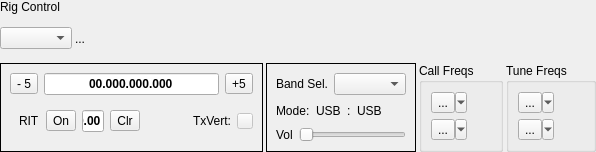
<?xml version="1.0" encoding="UTF-8"?>
<ui version="4.0">
 <class>RigControlFrame</class>
 <widget class="QFrame" name="RigControlFrame">
  <property name="geometry">
   <rect>
    <x>0</x>
    <y>0</y>
    <width>596</width>
    <height>152</height>
   </rect>
  </property>
  <property name="windowTitle">
   <string>Frame</string>
  </property>
  <property name="frameShape">
   <enum>QFrame::NoFrame</enum>
  </property>
  <property name="frameShadow">
   <enum>QFrame::Raised</enum>
  </property>
  <layout class="QVBoxLayout" name="verticalLayout_2">
   <property name="spacing">
    <number>3</number>
   </property>
   <property name="leftMargin">
    <number>0</number>
   </property>
   <property name="topMargin">
    <number>0</number>
   </property>
   <property name="rightMargin">
    <number>0</number>
   </property>
   <property name="bottomMargin">
    <number>0</number>
   </property>
   <item>
    <widget class="QLabel" name="label_3">
     <property name="sizePolicy">
      <sizepolicy hsizetype="Preferred" vsizetype="Fixed">
       <horstretch>0</horstretch>
       <verstretch>0</verstretch>
      </sizepolicy>
     </property>
     <property name="text">
      <string>Rig Control</string>
     </property>
    </widget>
   </item>
   <item>
    <layout class="QHBoxLayout" name="horizontalLayout_13">
     <item>
      <layout class="QHBoxLayout" name="horizontalLayout_11">
       <item>
        <layout class="QHBoxLayout" name="horizontalLayout_6">
         <item>
          <widget class="QComboBox" name="radioNameSel">
           <property name="focusPolicy">
            <enum>Qt::ClickFocus</enum>
           </property>
           <property name="sizeAdjustPolicy">
            <enum>QComboBox::AdjustToContents</enum>
           </property>
          </widget>
         </item>
         <item>
          <widget class="QLabel" name="rigState">
           <property name="text">
            <string>...</string>
           </property>
           <property name="alignment">
            <set>Qt::AlignLeading|Qt::AlignLeft|Qt::AlignVCenter</set>
           </property>
          </widget>
         </item>
         <item>
          <spacer name="horizontalSpacer_3">
           <property name="orientation">
            <enum>Qt::Horizontal</enum>
           </property>
           <property name="sizeHint" stdset="0">
            <size>
             <width>40</width>
             <height>20</height>
            </size>
           </property>
          </spacer>
         </item>
        </layout>
       </item>
      </layout>
     </item>
     <item>
      <layout class="QHBoxLayout" name="horizontalLayout_12">
       <item>
        <widget class="QLabel" name="bandWarnLabel">
         <property name="text">
          <string/>
         </property>
        </widget>
       </item>
       <item>
        <spacer name="horizontalSpacer_2">
         <property name="orientation">
          <enum>Qt::Horizontal</enum>
         </property>
         <property name="sizeHint" stdset="0">
          <size>
           <width>40</width>
           <height>20</height>
          </size>
         </property>
        </spacer>
       </item>
      </layout>
     </item>
    </layout>
   </item>
   <item>
    <layout class="QHBoxLayout" name="horizontalLayout_9">
     <item>
      <widget class="QFrame" name="frame">
       <property name="frameShape">
        <enum>QFrame::Box</enum>
       </property>
       <property name="frameShadow">
        <enum>QFrame::Plain</enum>
       </property>
       <layout class="QVBoxLayout" name="verticalLayout">
        <item>
         <layout class="QHBoxLayout" name="horizontalLayout_5">
          <item>
           <widget class="QToolButton" name="freqDown">
            <property name="focusPolicy">
             <enum>Qt::NoFocus</enum>
            </property>
            <property name="text">
             <string>- 5</string>
            </property>
           </widget>
          </item>
          <item>
           <widget class="FreqLineEdit" name="freqInput">
            <property name="font">
             <font>
              <weight>75</weight>
              <bold>true</bold>
             </font>
            </property>
            <property name="focusPolicy">
             <enum>Qt::ClickFocus</enum>
            </property>
            <property name="inputMask">
             <string>99.999.999.999</string>
            </property>
            <property name="text">
             <string>00.000.000.000</string>
            </property>
            <property name="alignment">
             <set>Qt::AlignCenter</set>
            </property>
           </widget>
          </item>
          <item>
           <widget class="QToolButton" name="freqUp">
            <property name="focusPolicy">
             <enum>Qt::NoFocus</enum>
            </property>
            <property name="text">
             <string>+5</string>
            </property>
           </widget>
          </item>
         </layout>
        </item>
        <item>
         <layout class="QHBoxLayout" name="horizontalLayout_4">
          <item>
           <widget class="QFrame" name="RitGroupBox">
            <layout class="QHBoxLayout" name="horizontalLayout_8">
             <item>
              <widget class="QLabel" name="label">
               <property name="text">
                <string>RIT</string>
               </property>
              </widget>
             </item>
             <item>
              <widget class="QToolButton" name="RitButton">
               <property name="focusPolicy">
                <enum>Qt::NoFocus</enum>
               </property>
               <property name="text">
                <string>On</string>
               </property>
              </widget>
             </item>
             <item>
              <widget class="RitLineEdit" name="RitEdit">
               <property name="font">
                <font>
                 <weight>75</weight>
                 <bold>true</bold>
                </font>
               </property>
               <property name="focusPolicy">
                <enum>Qt::ClickFocus</enum>
               </property>
               <property name="inputMask">
                <string>x9.99</string>
               </property>
               <property name="text">
                <string>+0.00</string>
               </property>
              </widget>
             </item>
             <item>
              <widget class="QToolButton" name="RitClear">
               <property name="focusPolicy">
                <enum>Qt::NoFocus</enum>
               </property>
               <property name="text">
                <string>Clr</string>
               </property>
              </widget>
             </item>
            </layout>
           </widget>
          </item>
          <item>
           <layout class="QHBoxLayout" name="horizontalLayout_3">
            <item>
             <spacer name="horizontalSpacer_4">
              <property name="orientation">
               <enum>Qt::Horizontal</enum>
              </property>
              <property name="sizeHint" stdset="0">
               <size>
                <width>168</width>
                <height>28</height>
               </size>
              </property>
             </spacer>
            </item>
            <item>
             <widget class="QLabel" name="TxVertLabel">
              <property name="text">
               <string>TxVert:</string>
              </property>
             </widget>
            </item>
            <item>
             <widget class="QPushButton" name="transvertIndicator">
              <property name="enabled">
               <bool>false</bool>
              </property>
              <property name="maximumSize">
               <size>
                <width>16</width>
                <height>16</height>
               </size>
              </property>
              <property name="text">
               <string/>
              </property>
             </widget>
            </item>
           </layout>
          </item>
         </layout>
        </item>
       </layout>
      </widget>
     </item>
     <item>
      <widget class="QFrame" name="selFrame">
       <property name="frameShape">
        <enum>QFrame::Box</enum>
       </property>
       <layout class="QVBoxLayout" name="verticalLayout_3">
        <item>
         <layout class="QHBoxLayout" name="horizontalLayout">
          <item>
           <widget class="QLabel" name="bandSellbl">
            <property name="text">
             <string>Band Sel.</string>
            </property>
           </widget>
          </item>
          <item>
           <widget class="QComboBox" name="bandSelCombo">
            <property name="focusPolicy">
             <enum>Qt::NoFocus</enum>
            </property>
            <property name="sizeAdjustPolicy">
             <enum>QComboBox::AdjustToContents</enum>
            </property>
           </widget>
          </item>
         </layout>
        </item>
        <item>
         <layout class="QHBoxLayout" name="horizontalLayout_2">
          <item>
           <widget class="QLabel" name="label_2">
            <property name="text">
             <string>Mode:</string>
            </property>
           </widget>
          </item>
          <item>
           <widget class="QLabel" name="modelbl">
            <property name="text">
             <string>USB</string>
            </property>
           </widget>
          </item>
          <item>
           <widget class="QLabel" name="mgmbreak">
            <property name="text">
             <string>:</string>
            </property>
           </widget>
          </item>
          <item>
           <widget class="QLabel" name="mgmLbl">
            <property name="text">
             <string>USB</string>
            </property>
           </widget>
          </item>
          <item>
           <spacer name="horizontalSpacer">
            <property name="orientation">
             <enum>Qt::Horizontal</enum>
            </property>
            <property name="sizeHint" stdset="0">
             <size>
              <width>40</width>
              <height>20</height>
             </size>
            </property>
           </spacer>
          </item>
         </layout>
        </item>
        <item>
         <layout class="QHBoxLayout" name="horizontalLayout_7">
          <item>
           <widget class="QLabel" name="volumeLabel">
            <property name="text">
             <string>Vol</string>
            </property>
           </widget>
          </item>
          <item>
           <widget class="VolumeSlider" name="volumeSlider">
            <property name="focusPolicy">
             <enum>Qt::ClickFocus</enum>
            </property>
            <property name="orientation">
             <enum>Qt::Horizontal</enum>
            </property>
           </widget>
          </item>
         </layout>
        </item>
       </layout>
      </widget>
     </item>
     <item>
      <widget class="QGroupBox" name="groupBox_2">
       <property name="title">
        <string>Call Freqs</string>
       </property>
       <layout class="QVBoxLayout" name="verticalLayout_4">
        <item>
         <widget class="QToolButton" name="RunButton1">
          <property name="focusPolicy">
           <enum>Qt::NoFocus</enum>
          </property>
          <property name="text">
           <string>...</string>
          </property>
          <property name="popupMode">
           <enum>QToolButton::MenuButtonPopup</enum>
          </property>
         </widget>
        </item>
        <item>
         <widget class="QToolButton" name="RunButton2">
          <property name="focusPolicy">
           <enum>Qt::NoFocus</enum>
          </property>
          <property name="text">
           <string>...</string>
          </property>
          <property name="popupMode">
           <enum>QToolButton::MenuButtonPopup</enum>
          </property>
         </widget>
        </item>
       </layout>
      </widget>
     </item>
     <item>
      <widget class="QGroupBox" name="tpmBox">
       <property name="title">
        <string>Tune Freqs</string>
       </property>
       <layout class="QVBoxLayout" name="verticalLayout_5">
        <item>
         <widget class="QToolButton" name="TuneButton1">
          <property name="focusPolicy">
           <enum>Qt::NoFocus</enum>
          </property>
          <property name="text">
           <string>...</string>
          </property>
          <property name="popupMode">
           <enum>QToolButton::MenuButtonPopup</enum>
          </property>
         </widget>
        </item>
        <item>
         <widget class="QToolButton" name="TuneButton2">
          <property name="focusPolicy">
           <enum>Qt::NoFocus</enum>
          </property>
          <property name="text">
           <string>...</string>
          </property>
          <property name="popupMode">
           <enum>QToolButton::MenuButtonPopup</enum>
          </property>
         </widget>
        </item>
       </layout>
      </widget>
     </item>
    </layout>
   </item>
  </layout>
 </widget>
 <customwidgets>
  <customwidget>
   <class>FreqLineEdit</class>
   <extends>QLineEdit</extends>
   <header>rigcontrolframe.h</header>
  </customwidget>
  <customwidget>
   <class>RitLineEdit</class>
   <extends>QLineEdit</extends>
   <header>rigcontrolframe.h</header>
  </customwidget>
  <customwidget>
   <class>VolumeSlider</class>
   <extends>QSlider</extends>
   <header>volumeslider.h</header>
  </customwidget>
 </customwidgets>
 <tabstops>
  <tabstop>bandSelCombo</tabstop>
 </tabstops>
 <resources/>
 <connections/>
</ui>
